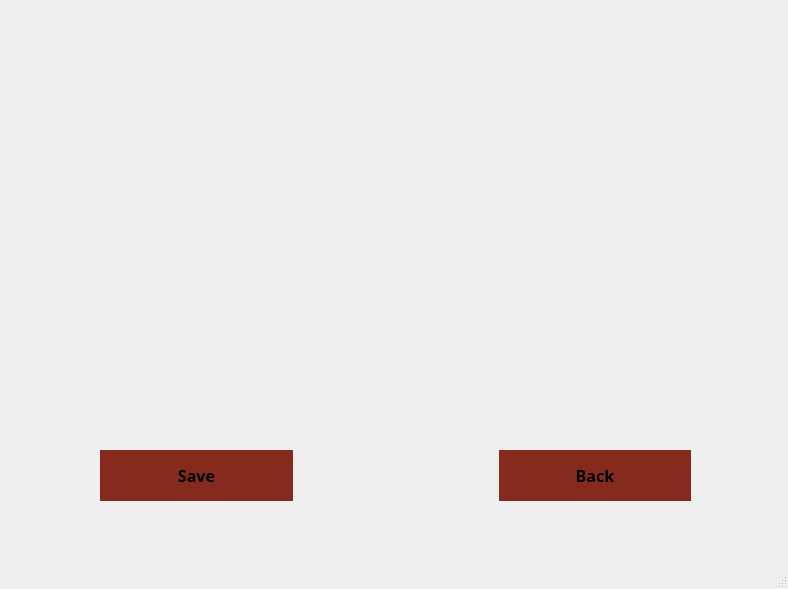
<?xml version="1.0" encoding="UTF-8"?>
<ui version="4.0">
 <class>SaveMenu</class>
 <widget class="QMainWindow" name="SaveMenu">
  <property name="geometry">
   <rect>
    <x>0</x>
    <y>0</y>
    <width>788</width>
    <height>589</height>
   </rect>
  </property>
  <property name="windowTitle">
   <string>MainWindow</string>
  </property>
  <widget class="QWidget" name="centralwidget">
   <widget class="QWidget" name="horizontalLayoutWidget">
    <property name="geometry">
     <rect>
      <x>100</x>
      <y>450</y>
      <width>591</width>
      <height>51</height>
     </rect>
    </property>
    <layout class="QHBoxLayout" name="horizontalLayout">
     <item>
      <widget class="QPushButton" name="Save_Button">
       <property name="sizePolicy">
        <sizepolicy hsizetype="Minimum" vsizetype="Preferred">
         <horstretch>0</horstretch>
         <verstretch>0</verstretch>
        </sizepolicy>
       </property>
       <property name="palette">
        <palette>
         <active>
          <colorrole role="WindowText">
           <brush brushstyle="SolidPattern">
            <color alpha="255">
             <red>0</red>
             <green>0</green>
             <blue>0</blue>
            </color>
           </brush>
          </colorrole>
          <colorrole role="Button">
           <brush brushstyle="SolidPattern">
            <color alpha="255">
             <red>134</red>
             <green>42</green>
             <blue>30</blue>
            </color>
           </brush>
          </colorrole>
          <colorrole role="Light">
           <brush brushstyle="SolidPattern">
            <color alpha="255">
             <red>201</red>
             <green>63</green>
             <blue>45</blue>
            </color>
           </brush>
          </colorrole>
          <colorrole role="Midlight">
           <brush brushstyle="SolidPattern">
            <color alpha="255">
             <red>167</red>
             <green>52</green>
             <blue>37</blue>
            </color>
           </brush>
          </colorrole>
          <colorrole role="Dark">
           <brush brushstyle="SolidPattern">
            <color alpha="255">
             <red>67</red>
             <green>21</green>
             <blue>15</blue>
            </color>
           </brush>
          </colorrole>
          <colorrole role="Mid">
           <brush brushstyle="SolidPattern">
            <color alpha="255">
             <red>89</red>
             <green>28</green>
             <blue>20</blue>
            </color>
           </brush>
          </colorrole>
          <colorrole role="Text">
           <brush brushstyle="SolidPattern">
            <color alpha="255">
             <red>0</red>
             <green>0</green>
             <blue>0</blue>
            </color>
           </brush>
          </colorrole>
          <colorrole role="BrightText">
           <brush brushstyle="SolidPattern">
            <color alpha="255">
             <red>255</red>
             <green>255</green>
             <blue>255</blue>
            </color>
           </brush>
          </colorrole>
          <colorrole role="ButtonText">
           <brush brushstyle="SolidPattern">
            <color alpha="255">
             <red>0</red>
             <green>0</green>
             <blue>0</blue>
            </color>
           </brush>
          </colorrole>
          <colorrole role="Base">
           <brush brushstyle="SolidPattern">
            <color alpha="255">
             <red>255</red>
             <green>255</green>
             <blue>255</blue>
            </color>
           </brush>
          </colorrole>
          <colorrole role="Window">
           <brush brushstyle="SolidPattern">
            <color alpha="255">
             <red>134</red>
             <green>42</green>
             <blue>30</blue>
            </color>
           </brush>
          </colorrole>
          <colorrole role="Shadow">
           <brush brushstyle="SolidPattern">
            <color alpha="255">
             <red>0</red>
             <green>0</green>
             <blue>0</blue>
            </color>
           </brush>
          </colorrole>
          <colorrole role="AlternateBase">
           <brush brushstyle="SolidPattern">
            <color alpha="255">
             <red>194</red>
             <green>148</green>
             <blue>142</blue>
            </color>
           </brush>
          </colorrole>
          <colorrole role="ToolTipBase">
           <brush brushstyle="SolidPattern">
            <color alpha="255">
             <red>255</red>
             <green>255</green>
             <blue>220</blue>
            </color>
           </brush>
          </colorrole>
          <colorrole role="ToolTipText">
           <brush brushstyle="SolidPattern">
            <color alpha="255">
             <red>0</red>
             <green>0</green>
             <blue>0</blue>
            </color>
           </brush>
          </colorrole>
         </active>
         <inactive>
          <colorrole role="WindowText">
           <brush brushstyle="SolidPattern">
            <color alpha="255">
             <red>0</red>
             <green>0</green>
             <blue>0</blue>
            </color>
           </brush>
          </colorrole>
          <colorrole role="Button">
           <brush brushstyle="SolidPattern">
            <color alpha="255">
             <red>134</red>
             <green>42</green>
             <blue>30</blue>
            </color>
           </brush>
          </colorrole>
          <colorrole role="Light">
           <brush brushstyle="SolidPattern">
            <color alpha="255">
             <red>201</red>
             <green>63</green>
             <blue>45</blue>
            </color>
           </brush>
          </colorrole>
          <colorrole role="Midlight">
           <brush brushstyle="SolidPattern">
            <color alpha="255">
             <red>167</red>
             <green>52</green>
             <blue>37</blue>
            </color>
           </brush>
          </colorrole>
          <colorrole role="Dark">
           <brush brushstyle="SolidPattern">
            <color alpha="255">
             <red>67</red>
             <green>21</green>
             <blue>15</blue>
            </color>
           </brush>
          </colorrole>
          <colorrole role="Mid">
           <brush brushstyle="SolidPattern">
            <color alpha="255">
             <red>89</red>
             <green>28</green>
             <blue>20</blue>
            </color>
           </brush>
          </colorrole>
          <colorrole role="Text">
           <brush brushstyle="SolidPattern">
            <color alpha="255">
             <red>0</red>
             <green>0</green>
             <blue>0</blue>
            </color>
           </brush>
          </colorrole>
          <colorrole role="BrightText">
           <brush brushstyle="SolidPattern">
            <color alpha="255">
             <red>255</red>
             <green>255</green>
             <blue>255</blue>
            </color>
           </brush>
          </colorrole>
          <colorrole role="ButtonText">
           <brush brushstyle="SolidPattern">
            <color alpha="255">
             <red>0</red>
             <green>0</green>
             <blue>0</blue>
            </color>
           </brush>
          </colorrole>
          <colorrole role="Base">
           <brush brushstyle="SolidPattern">
            <color alpha="255">
             <red>255</red>
             <green>255</green>
             <blue>255</blue>
            </color>
           </brush>
          </colorrole>
          <colorrole role="Window">
           <brush brushstyle="SolidPattern">
            <color alpha="255">
             <red>134</red>
             <green>42</green>
             <blue>30</blue>
            </color>
           </brush>
          </colorrole>
          <colorrole role="Shadow">
           <brush brushstyle="SolidPattern">
            <color alpha="255">
             <red>0</red>
             <green>0</green>
             <blue>0</blue>
            </color>
           </brush>
          </colorrole>
          <colorrole role="AlternateBase">
           <brush brushstyle="SolidPattern">
            <color alpha="255">
             <red>194</red>
             <green>148</green>
             <blue>142</blue>
            </color>
           </brush>
          </colorrole>
          <colorrole role="ToolTipBase">
           <brush brushstyle="SolidPattern">
            <color alpha="255">
             <red>255</red>
             <green>255</green>
             <blue>220</blue>
            </color>
           </brush>
          </colorrole>
          <colorrole role="ToolTipText">
           <brush brushstyle="SolidPattern">
            <color alpha="255">
             <red>0</red>
             <green>0</green>
             <blue>0</blue>
            </color>
           </brush>
          </colorrole>
         </inactive>
         <disabled>
          <colorrole role="WindowText">
           <brush brushstyle="SolidPattern">
            <color alpha="255">
             <red>67</red>
             <green>21</green>
             <blue>15</blue>
            </color>
           </brush>
          </colorrole>
          <colorrole role="Button">
           <brush brushstyle="SolidPattern">
            <color alpha="255">
             <red>134</red>
             <green>42</green>
             <blue>30</blue>
            </color>
           </brush>
          </colorrole>
          <colorrole role="Light">
           <brush brushstyle="SolidPattern">
            <color alpha="255">
             <red>201</red>
             <green>63</green>
             <blue>45</blue>
            </color>
           </brush>
          </colorrole>
          <colorrole role="Midlight">
           <brush brushstyle="SolidPattern">
            <color alpha="255">
             <red>167</red>
             <green>52</green>
             <blue>37</blue>
            </color>
           </brush>
          </colorrole>
          <colorrole role="Dark">
           <brush brushstyle="SolidPattern">
            <color alpha="255">
             <red>67</red>
             <green>21</green>
             <blue>15</blue>
            </color>
           </brush>
          </colorrole>
          <colorrole role="Mid">
           <brush brushstyle="SolidPattern">
            <color alpha="255">
             <red>89</red>
             <green>28</green>
             <blue>20</blue>
            </color>
           </brush>
          </colorrole>
          <colorrole role="Text">
           <brush brushstyle="SolidPattern">
            <color alpha="255">
             <red>67</red>
             <green>21</green>
             <blue>15</blue>
            </color>
           </brush>
          </colorrole>
          <colorrole role="BrightText">
           <brush brushstyle="SolidPattern">
            <color alpha="255">
             <red>255</red>
             <green>255</green>
             <blue>255</blue>
            </color>
           </brush>
          </colorrole>
          <colorrole role="ButtonText">
           <brush brushstyle="SolidPattern">
            <color alpha="255">
             <red>67</red>
             <green>21</green>
             <blue>15</blue>
            </color>
           </brush>
          </colorrole>
          <colorrole role="Base">
           <brush brushstyle="SolidPattern">
            <color alpha="255">
             <red>134</red>
             <green>42</green>
             <blue>30</blue>
            </color>
           </brush>
          </colorrole>
          <colorrole role="Window">
           <brush brushstyle="SolidPattern">
            <color alpha="255">
             <red>134</red>
             <green>42</green>
             <blue>30</blue>
            </color>
           </brush>
          </colorrole>
          <colorrole role="Shadow">
           <brush brushstyle="SolidPattern">
            <color alpha="255">
             <red>0</red>
             <green>0</green>
             <blue>0</blue>
            </color>
           </brush>
          </colorrole>
          <colorrole role="AlternateBase">
           <brush brushstyle="SolidPattern">
            <color alpha="255">
             <red>134</red>
             <green>42</green>
             <blue>30</blue>
            </color>
           </brush>
          </colorrole>
          <colorrole role="ToolTipBase">
           <brush brushstyle="SolidPattern">
            <color alpha="255">
             <red>255</red>
             <green>255</green>
             <blue>220</blue>
            </color>
           </brush>
          </colorrole>
          <colorrole role="ToolTipText">
           <brush brushstyle="SolidPattern">
            <color alpha="255">
             <red>0</red>
             <green>0</green>
             <blue>0</blue>
            </color>
           </brush>
          </colorrole>
         </disabled>
        </palette>
       </property>
       <property name="font">
        <font>
         <family>Berlin Sans FB</family>
         <pointsize>12</pointsize>
         <weight>75</weight>
         <bold>true</bold>
        </font>
       </property>
       <property name="autoFillBackground">
        <bool>true</bool>
       </property>
       <property name="text">
        <string>Save</string>
       </property>
       <property name="flat">
        <bool>true</bool>
       </property>
      </widget>
     </item>
     <item>
      <spacer name="horizontalSpacer">
       <property name="orientation">
        <enum>Qt::Horizontal</enum>
       </property>
       <property name="sizeType">
        <enum>QSizePolicy::Fixed</enum>
       </property>
       <property name="sizeHint" stdset="0">
        <size>
         <width>200</width>
         <height>20</height>
        </size>
       </property>
      </spacer>
     </item>
     <item>
      <widget class="QPushButton" name="Back_Button">
       <property name="sizePolicy">
        <sizepolicy hsizetype="Minimum" vsizetype="Expanding">
         <horstretch>0</horstretch>
         <verstretch>0</verstretch>
        </sizepolicy>
       </property>
       <property name="palette">
        <palette>
         <active>
          <colorrole role="WindowText">
           <brush brushstyle="SolidPattern">
            <color alpha="255">
             <red>0</red>
             <green>0</green>
             <blue>0</blue>
            </color>
           </brush>
          </colorrole>
          <colorrole role="Button">
           <brush brushstyle="SolidPattern">
            <color alpha="255">
             <red>134</red>
             <green>42</green>
             <blue>30</blue>
            </color>
           </brush>
          </colorrole>
          <colorrole role="Light">
           <brush brushstyle="SolidPattern">
            <color alpha="255">
             <red>201</red>
             <green>63</green>
             <blue>45</blue>
            </color>
           </brush>
          </colorrole>
          <colorrole role="Midlight">
           <brush brushstyle="SolidPattern">
            <color alpha="255">
             <red>167</red>
             <green>52</green>
             <blue>37</blue>
            </color>
           </brush>
          </colorrole>
          <colorrole role="Dark">
           <brush brushstyle="SolidPattern">
            <color alpha="255">
             <red>67</red>
             <green>21</green>
             <blue>15</blue>
            </color>
           </brush>
          </colorrole>
          <colorrole role="Mid">
           <brush brushstyle="SolidPattern">
            <color alpha="255">
             <red>89</red>
             <green>28</green>
             <blue>20</blue>
            </color>
           </brush>
          </colorrole>
          <colorrole role="Text">
           <brush brushstyle="SolidPattern">
            <color alpha="255">
             <red>0</red>
             <green>0</green>
             <blue>0</blue>
            </color>
           </brush>
          </colorrole>
          <colorrole role="BrightText">
           <brush brushstyle="SolidPattern">
            <color alpha="255">
             <red>255</red>
             <green>255</green>
             <blue>255</blue>
            </color>
           </brush>
          </colorrole>
          <colorrole role="ButtonText">
           <brush brushstyle="SolidPattern">
            <color alpha="255">
             <red>0</red>
             <green>0</green>
             <blue>0</blue>
            </color>
           </brush>
          </colorrole>
          <colorrole role="Base">
           <brush brushstyle="SolidPattern">
            <color alpha="255">
             <red>255</red>
             <green>255</green>
             <blue>255</blue>
            </color>
           </brush>
          </colorrole>
          <colorrole role="Window">
           <brush brushstyle="SolidPattern">
            <color alpha="255">
             <red>134</red>
             <green>42</green>
             <blue>30</blue>
            </color>
           </brush>
          </colorrole>
          <colorrole role="Shadow">
           <brush brushstyle="SolidPattern">
            <color alpha="255">
             <red>0</red>
             <green>0</green>
             <blue>0</blue>
            </color>
           </brush>
          </colorrole>
          <colorrole role="AlternateBase">
           <brush brushstyle="SolidPattern">
            <color alpha="255">
             <red>194</red>
             <green>148</green>
             <blue>142</blue>
            </color>
           </brush>
          </colorrole>
          <colorrole role="ToolTipBase">
           <brush brushstyle="SolidPattern">
            <color alpha="255">
             <red>255</red>
             <green>255</green>
             <blue>220</blue>
            </color>
           </brush>
          </colorrole>
          <colorrole role="ToolTipText">
           <brush brushstyle="SolidPattern">
            <color alpha="255">
             <red>0</red>
             <green>0</green>
             <blue>0</blue>
            </color>
           </brush>
          </colorrole>
         </active>
         <inactive>
          <colorrole role="WindowText">
           <brush brushstyle="SolidPattern">
            <color alpha="255">
             <red>0</red>
             <green>0</green>
             <blue>0</blue>
            </color>
           </brush>
          </colorrole>
          <colorrole role="Button">
           <brush brushstyle="SolidPattern">
            <color alpha="255">
             <red>134</red>
             <green>42</green>
             <blue>30</blue>
            </color>
           </brush>
          </colorrole>
          <colorrole role="Light">
           <brush brushstyle="SolidPattern">
            <color alpha="255">
             <red>201</red>
             <green>63</green>
             <blue>45</blue>
            </color>
           </brush>
          </colorrole>
          <colorrole role="Midlight">
           <brush brushstyle="SolidPattern">
            <color alpha="255">
             <red>167</red>
             <green>52</green>
             <blue>37</blue>
            </color>
           </brush>
          </colorrole>
          <colorrole role="Dark">
           <brush brushstyle="SolidPattern">
            <color alpha="255">
             <red>67</red>
             <green>21</green>
             <blue>15</blue>
            </color>
           </brush>
          </colorrole>
          <colorrole role="Mid">
           <brush brushstyle="SolidPattern">
            <color alpha="255">
             <red>89</red>
             <green>28</green>
             <blue>20</blue>
            </color>
           </brush>
          </colorrole>
          <colorrole role="Text">
           <brush brushstyle="SolidPattern">
            <color alpha="255">
             <red>0</red>
             <green>0</green>
             <blue>0</blue>
            </color>
           </brush>
          </colorrole>
          <colorrole role="BrightText">
           <brush brushstyle="SolidPattern">
            <color alpha="255">
             <red>255</red>
             <green>255</green>
             <blue>255</blue>
            </color>
           </brush>
          </colorrole>
          <colorrole role="ButtonText">
           <brush brushstyle="SolidPattern">
            <color alpha="255">
             <red>0</red>
             <green>0</green>
             <blue>0</blue>
            </color>
           </brush>
          </colorrole>
          <colorrole role="Base">
           <brush brushstyle="SolidPattern">
            <color alpha="255">
             <red>255</red>
             <green>255</green>
             <blue>255</blue>
            </color>
           </brush>
          </colorrole>
          <colorrole role="Window">
           <brush brushstyle="SolidPattern">
            <color alpha="255">
             <red>134</red>
             <green>42</green>
             <blue>30</blue>
            </color>
           </brush>
          </colorrole>
          <colorrole role="Shadow">
           <brush brushstyle="SolidPattern">
            <color alpha="255">
             <red>0</red>
             <green>0</green>
             <blue>0</blue>
            </color>
           </brush>
          </colorrole>
          <colorrole role="AlternateBase">
           <brush brushstyle="SolidPattern">
            <color alpha="255">
             <red>194</red>
             <green>148</green>
             <blue>142</blue>
            </color>
           </brush>
          </colorrole>
          <colorrole role="ToolTipBase">
           <brush brushstyle="SolidPattern">
            <color alpha="255">
             <red>255</red>
             <green>255</green>
             <blue>220</blue>
            </color>
           </brush>
          </colorrole>
          <colorrole role="ToolTipText">
           <brush brushstyle="SolidPattern">
            <color alpha="255">
             <red>0</red>
             <green>0</green>
             <blue>0</blue>
            </color>
           </brush>
          </colorrole>
         </inactive>
         <disabled>
          <colorrole role="WindowText">
           <brush brushstyle="SolidPattern">
            <color alpha="255">
             <red>67</red>
             <green>21</green>
             <blue>15</blue>
            </color>
           </brush>
          </colorrole>
          <colorrole role="Button">
           <brush brushstyle="SolidPattern">
            <color alpha="255">
             <red>134</red>
             <green>42</green>
             <blue>30</blue>
            </color>
           </brush>
          </colorrole>
          <colorrole role="Light">
           <brush brushstyle="SolidPattern">
            <color alpha="255">
             <red>201</red>
             <green>63</green>
             <blue>45</blue>
            </color>
           </brush>
          </colorrole>
          <colorrole role="Midlight">
           <brush brushstyle="SolidPattern">
            <color alpha="255">
             <red>167</red>
             <green>52</green>
             <blue>37</blue>
            </color>
           </brush>
          </colorrole>
          <colorrole role="Dark">
           <brush brushstyle="SolidPattern">
            <color alpha="255">
             <red>67</red>
             <green>21</green>
             <blue>15</blue>
            </color>
           </brush>
          </colorrole>
          <colorrole role="Mid">
           <brush brushstyle="SolidPattern">
            <color alpha="255">
             <red>89</red>
             <green>28</green>
             <blue>20</blue>
            </color>
           </brush>
          </colorrole>
          <colorrole role="Text">
           <brush brushstyle="SolidPattern">
            <color alpha="255">
             <red>67</red>
             <green>21</green>
             <blue>15</blue>
            </color>
           </brush>
          </colorrole>
          <colorrole role="BrightText">
           <brush brushstyle="SolidPattern">
            <color alpha="255">
             <red>255</red>
             <green>255</green>
             <blue>255</blue>
            </color>
           </brush>
          </colorrole>
          <colorrole role="ButtonText">
           <brush brushstyle="SolidPattern">
            <color alpha="255">
             <red>67</red>
             <green>21</green>
             <blue>15</blue>
            </color>
           </brush>
          </colorrole>
          <colorrole role="Base">
           <brush brushstyle="SolidPattern">
            <color alpha="255">
             <red>134</red>
             <green>42</green>
             <blue>30</blue>
            </color>
           </brush>
          </colorrole>
          <colorrole role="Window">
           <brush brushstyle="SolidPattern">
            <color alpha="255">
             <red>134</red>
             <green>42</green>
             <blue>30</blue>
            </color>
           </brush>
          </colorrole>
          <colorrole role="Shadow">
           <brush brushstyle="SolidPattern">
            <color alpha="255">
             <red>0</red>
             <green>0</green>
             <blue>0</blue>
            </color>
           </brush>
          </colorrole>
          <colorrole role="AlternateBase">
           <brush brushstyle="SolidPattern">
            <color alpha="255">
             <red>134</red>
             <green>42</green>
             <blue>30</blue>
            </color>
           </brush>
          </colorrole>
          <colorrole role="ToolTipBase">
           <brush brushstyle="SolidPattern">
            <color alpha="255">
             <red>255</red>
             <green>255</green>
             <blue>220</blue>
            </color>
           </brush>
          </colorrole>
          <colorrole role="ToolTipText">
           <brush brushstyle="SolidPattern">
            <color alpha="255">
             <red>0</red>
             <green>0</green>
             <blue>0</blue>
            </color>
           </brush>
          </colorrole>
         </disabled>
        </palette>
       </property>
       <property name="font">
        <font>
         <family>Berlin Sans FB</family>
         <pointsize>12</pointsize>
         <weight>75</weight>
         <bold>true</bold>
        </font>
       </property>
       <property name="autoFillBackground">
        <bool>true</bool>
       </property>
       <property name="text">
        <string>Back</string>
       </property>
       <property name="flat">
        <bool>true</bool>
       </property>
      </widget>
     </item>
    </layout>
   </widget>
  </widget>
  <widget class="QMenuBar" name="menubar">
   <property name="geometry">
    <rect>
     <x>0</x>
     <y>0</y>
     <width>788</width>
     <height>26</height>
    </rect>
   </property>
  </widget>
  <widget class="QStatusBar" name="statusbar"/>
 </widget>
 <resources/>
 <connections/>
</ui>
